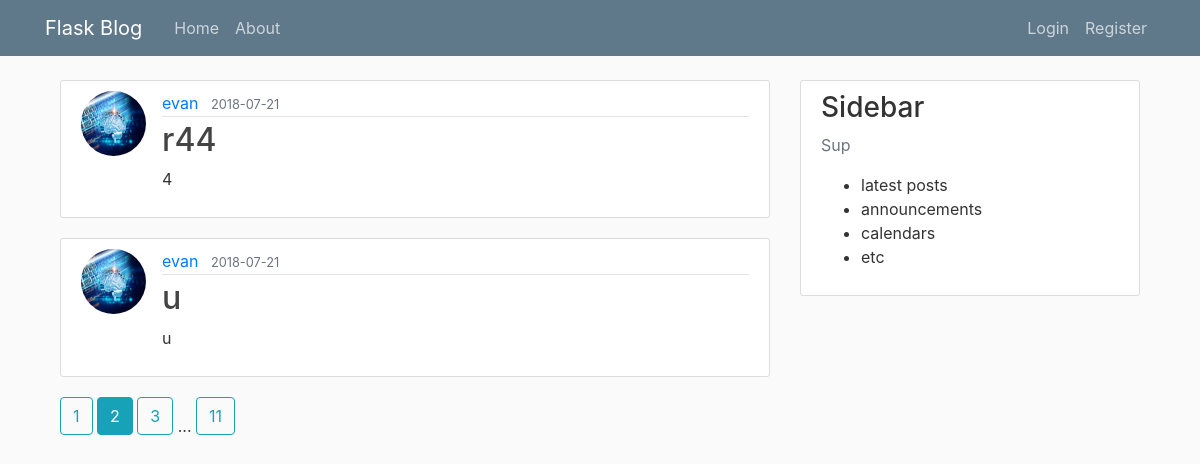
The page /home?page=2 on the database its author committed.
### flask_blog/models.py (models this page shows, shortened)
class Post(db.Model):
    id = db.Column(db.Integer, primary_key=True)
    title = db.Column(db.String(100), nullable=False)
    date_posted = db.Column(db.DateTime, nullable=False, default=datetime.utcnow)
    content = db.Column(db.Text, nullable=False)
    user_id = db.Column(db.Integer, db.ForeignKey('user.id'), nullable=False)

class User(db.Model, UserMixin):
    id = db.Column(db.Integer, primary_key=True)
    username = db.Column(db.String(20), unique=True, nullable=False)
    email = db.Column(db.String(120), unique=True, nullable=False)
    image_file = db.Column(db.String(20), nullable=False, default='default.jpg')
    password = db.Column(db.String(60), nullable=False)
    posts = db.relationship('Post', backref='author', lazy=True)

### flask_blog/main/routes.py (the view)
@main.route("/")
@main.route("/home")
def home():
    page = request.args.get('page', 1, type=int)
    posts = Post.query.order_by(Post.date_posted.desc()).paginate(per_page=2, page=page)
    return render_template('home.html', posts=posts)

### flask_blog/templates/home.html
{% extends 'layout.html' %}
{% block content %}
    {% for post in posts.items %}
        <article class="media content-section">
            <img class="rounded-circle article-img" src="{{ url_for('static', filename='profile_pics/' + post.author.image_file) }}" alt="">
            <div class="media-body">
                <div class="article-metadata">
                    <a class="mr-2" href="{{ url_for('users.user_posts', username=post.author.username) }}">{{ post.author.username }}</a>
                    <small class="text-muted">{{ post.date_posted.strftime('%Y-%m-%d') }}</small>
                </div>
                <h2><a class="article-title" href="{{ url_for('posts.post', post_id=post.id)  }}">{{ post.title }}</a></h2>
                <p class="article-content">{{ post.content }}</p>
            </div>
        </article>
    {% endfor %}
    {% for page_num in posts.iter_pages(left_edge=1, right_edge=1, left_current=1, right_current=2) %}
        {% if page_num %}
            {% if posts.page == page_num %}
                <a class="btn btn-info mb-4" href="{{ url_for('main.home', page=page_num) }}">{{ page_num }}</a>
            {% else %}
                <a class="btn btn-outline-info mb-4" href="{{ url_for('main.home', page=page_num) }}">{{ page_num }}</a>
            {% endif %}
        {% else %}
            ...
        {% endif %}
    {% endfor %}
{% endblock content %}

### flask_blog/static/main.css (style rules this page uses)
body { background: #fafafa; color: #333333; margin-top: 5rem; }
h1, h2, h3, h4, h5, h6 { color: #444444; }
.content-section { background: #ffffff; padding: 10px 20px; border: 1px solid #dddddd; border-radius: 3px; margin-bottom: 20px; }
.article-title { color: #444444; }
.article-content { white-space: pre-line; }
.article-img { height: 65px; width: 65px; margin-right: 16px; }
.article-metadata { padding-bottom: 1px; margin-bottom: 4px; border-bottom: 1px solid #e3e3e3 }

### rows shown on the page
Post: image_file (picture), author.username "evan", date_posted "2018-07-21", title "r44", content "4"
Post: image_file (picture), author.username "evan", date_posted "2018-07-21", title "u", content "u"

### other values the page prints
{{ page_num }} "1" "3" "11"
{{ page_num }} "2"
